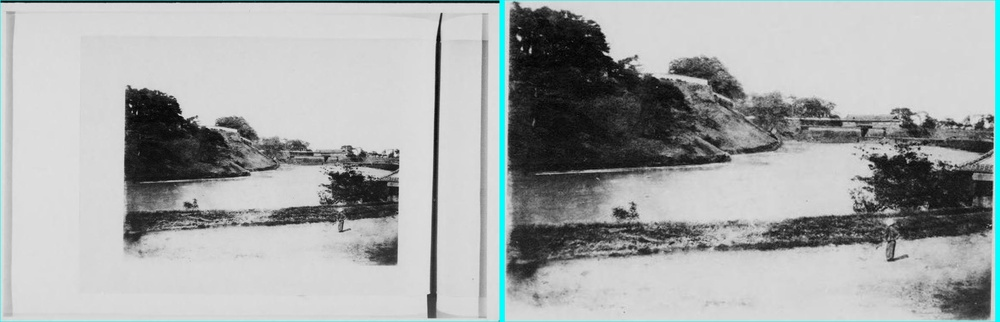
#> input picture img/example1.jpg, 1000 x 322 px, shrunk from 1870 x 602 before the run; its folder holds only this picture in this run
$ python -i ndl-crop.py   (imports and definitions only)
#> lines starting #> are read from the running program, lines starting #| are printed output that depends on the picture; after the words box and inside, x2 and y2 are one past the last pixel; in counts of white or black regions, pixels touching at a corner belong together
#!/usr/bin/env python3
import os
import cv2
from argh import ArghParser, arg

frame = 0
record = False

def write_frame(img, contours=None, rect=None):
    if not record: return
    global frame
    frame += 1
    if contours:
        img = img.copy()
        cv2.drawContours(img, contours, -1, (0,255,0), 3)
    if rect:
        img = img.copy()
        cv2.rectangle(img, (rect[0], rect[1]), (rect[2], rect[3]), (255, 255, 0), 3)
    cv2.imwrite('frames/frame{:02d}.png'.format(frame), img)

def get_contours(img):
    """Threshold the image and get contours."""
    # First make the image 1-bit and get contours
    imgray = cv2.cvtColor(img, cv2.COLOR_BGR2GRAY)

    # Find the right threshold level
    tl = 100
    ret, thresh = cv2.threshold(imgray, tl, 255, 0)
    write_frame(thresh)
    while white_percent(thresh) > 0.85:
        tl += 10
        ret, thresh = cv2.threshold(imgray, tl, 255, 0)
        write_frame(thresh)

    contours, hierarchy = cv2.findContours(thresh, 1, 2)
    write_frame(img, contours=contours)

    # filter contours that are too large or small
    contours = [cc for cc in contours if contourOK(img, cc)]
    write_frame(img, contours=contours)
    return contours

def get_size(img):
    """Return the size of the image in pixels."""
    ih, iw = img.shape[:2]
    return iw * ih

def white_percent(img):
    """Return the percentage of the thresholded image that's white."""
    return cv2.countNonZero(img) / get_size(img)

def contourOK(img, cc):
    """Check if the contour is a good predictor of photo location."""
    if near_edge(img, cc): return False # shouldn't be near edges
    x, y, w, h = cv2.boundingRect(cc)
    if w < 100 or h < 100: return False # too narrow or wide is bad
    area = cv2.contourArea(cc)
    if area < (get_size(img) * 0.3): return False
    if area < 200: return False
    return True

def near_edge(img, contour):
    """Check if a contour is near the edge in the given image."""
    x, y, w, h = cv2.boundingRect(contour)
    ih, iw = img.shape[:2]
    mm = 0 # margin in pixels
    return (x < mm
            or x + w > iw - mm
            or y < mm
            or y + h > ih - mm)

def get_boundaries(img, contours):
    """Find the boundaries of the photo in the image using contours."""
    # margin is the minimum distance from the edges of the image, as a fraction
    ih, iw = img.shape[:2]
    minx = iw
    miny = ih
    maxx = 0
    maxy = 0

    for cc in contours:
        x, y, w, h = cv2.boundingRect(cc)
        if x < minx: minx = x
        if y < miny: miny = y
        if x + w > maxx: maxx = x + w
        if y + h > maxy: maxy = y + h

    write_frame(img, rect=(minx, miny, maxx, maxy))

    return (minx, miny, maxx, maxy)

def crop(img, boundaries):
    """Crop the image to the given boundaries."""
    minx, miny, maxx, maxy = boundaries
    return img[miny:maxy, minx:maxx]

def autocrop_image(input_file, output_file=None, record_process=False):
    """Autocrop the photograph from the given image."""
#> called with input_file = 'img/example1.jpg', record_process = False

    # global to track if process frames should be written
    global record
    record = record_process
    if record:
        os.makedirs('frames', exist_ok=True)

    if not output_file:
        parts = input_file.split('.')
        assert len(parts) > 1, "Can't automatically choose output name if there's no file extension!"
        output_file = '.'.join([*parts[:-1], 'cropped', parts[-1]])

    img = cv2.imread(input_file)
#> img is the input picture: shape (322, 1000, 3); mean B, G, R 170, 170, 166.7
    write_frame(img)

    contours = get_contours(img)
#> in get_contours, `imgray = cv2.cvtColor(img, cv2.COLOR_BGR2GRAY)`:
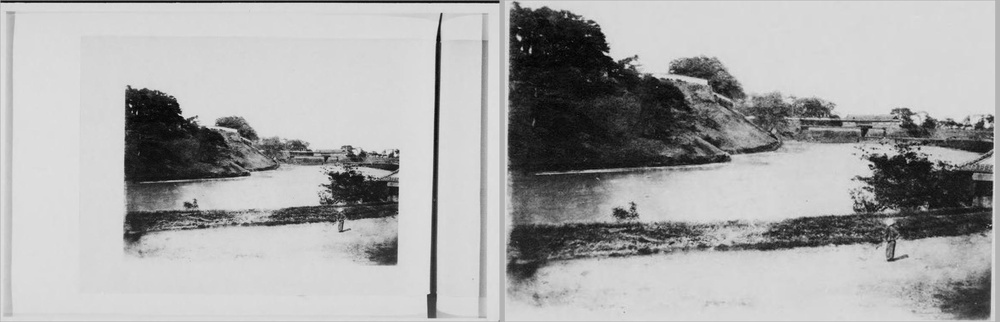
#> imgray: shape (322, 1000); min 0, max 230, mean 169
#> in get_contours, `ret, thresh = cv2.threshold(imgray, tl, 255, 0)`:
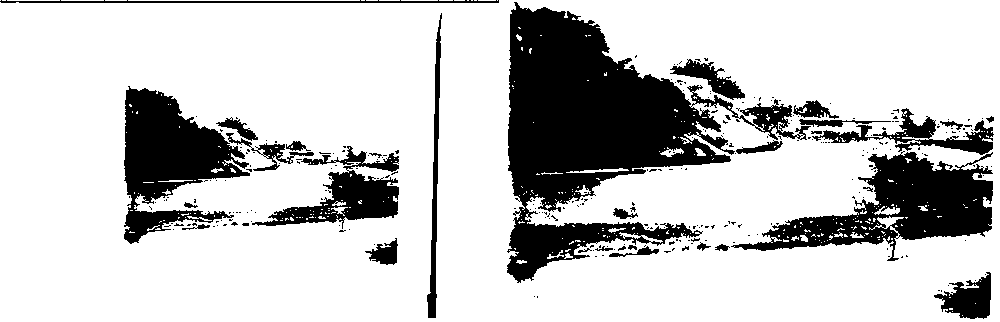
#> thresh: shape (322, 1000); 78.3% white; 274 black regions (242 under 20 px)
#> in get_contours, `ret, thresh = cv2.threshold(imgray, tl, 255, 0)`: ret = 100
#> in get_size, `ih, iw = img.shape[:2]`: ih = 322; iw = 1000
#> after the loop in get_contours, `while white_percent(thresh) > 0.85:`: tl = 100
#> in get_contours, `contours, hierarchy = cv2.findContours(thresh, 1, 2)`: contours = 758 contours, 689 with area under 20; largest, box (x1, y1, x2, y2) and area: (0, 0, 1000, 322) 319186, (506, 1, 736, 284) 32930, (730, 151, 994, 262) 12420, (123, 85, 251, 245) 10706, (251, 169, 400, 230) 4086
#> in get_contours, `contours = [cc for cc in contours if contourOK(img, cc)]`: contours = 1 contour; box (x1, y1, x2, y2) and area: (0, 0, 1000, 322) 319186
    bounds = get_boundaries(img, contours)
#> the loop in get_boundaries, `for cc in contours:` made 1 pass
#> (x, y, w, h, minx, miny, maxx, maxy) on pass 1: (0, 0, 1000, 322, 0, 0, 1000, 322)
#> after the loop in get_boundaries, `for cc in contours:`: maxx = 1000; maxy = 322; minx = 0
#> bounds = (0, 0, 1000, 322)
    cropped = crop(img, bounds)
#> in crop, `minx, miny, maxx, maxy = boundaries`: minx = 0; maxx = 1000; maxy = 322
    if get_size(cropped) < 10000:
        print("resulting image too small, skipping output")
        return # too small
    cv2.imwrite(output_file, cropped)

# [4 lines not run here, left out]

>>> result = autocrop_image('img/example1.jpg')

$ run again, on img/example2.jpg
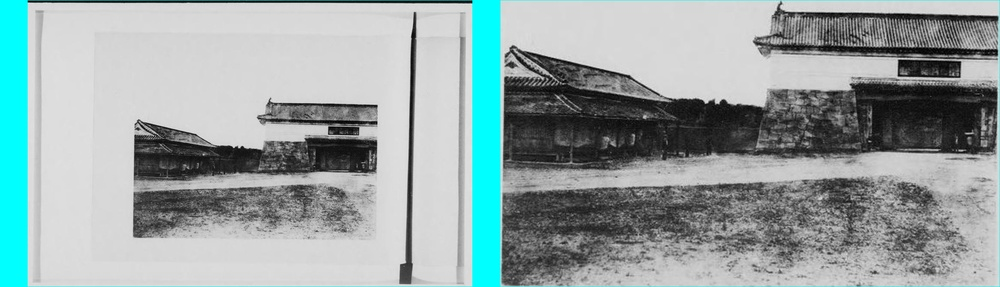
#> input picture img/example2.jpg, 1000 x 287 px, shrunk from 2098 x 602 before the run
#> in autocrop_image, img is the input picture: shape (287, 1000, 3); mean B, G, R 163.1, 163.1, 148.2
#> in get_contours, `imgray = cv2.cvtColor(img, cv2.COLOR_BGR2GRAY)`:
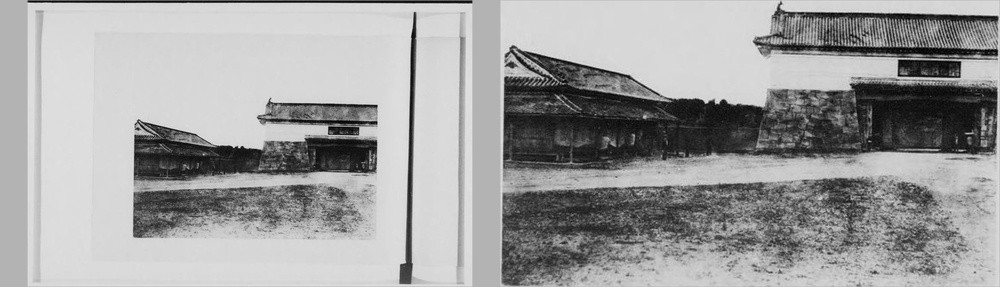
#> imgray: shape (287, 1000); min 0, max 233, mean 158.6
#> in get_contours, `ret, thresh = cv2.threshold(imgray, tl, 255, 0)`:
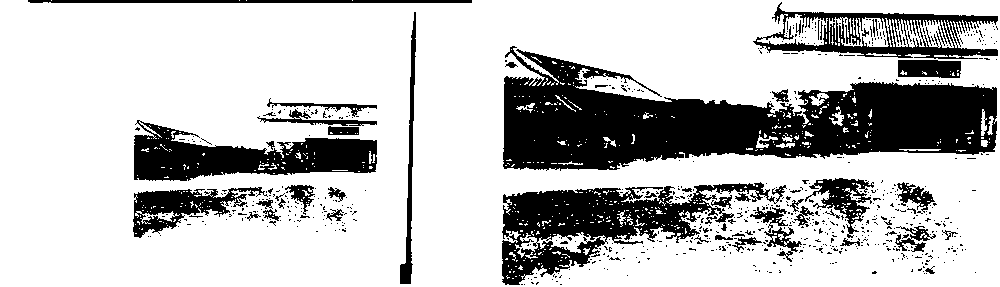
#> thresh: shape (287, 1000); 75.3% white; 708 black regions (656 under 20 px)
#> ret = 100
#> in get_size, `ih, iw = img.shape[:2]`: ih = 287; iw = 1000
#> after the loop in get_contours, `while white_percent(thresh) > 0.85:`: tl = 100
#> in get_contours, `contours, hierarchy = cv2.findContours(thresh, 1, 2)`: contours = 1613 contours, 1495 with area under 20; largest, box (x1, y1, x2, y2) and area: (0, 0, 1000, 287) 284390, (502, 45, 998, 172) 35196, (501, 181, 776, 286) 12250, (133, 119, 378, 182) 8638, (752, 1, 999, 60) 7772
#> in get_contours, `contours = [cc for cc in contours if contourOK(img, cc)]`: contours = 1 contour; box (x1, y1, x2, y2) and area: (0, 0, 1000, 287) 284390
#> the loop in get_boundaries, `for cc in contours:` made 1 pass
#> (x, y, w, h, minx, miny, maxx, maxy) on pass 1: (0, 0, 1000, 287, 0, 0, 1000, 287)
#> after the loop in get_boundaries, `for cc in contours:`: maxx = 1000; maxy = 287; minx = 0
#> bounds = (0, 0, 1000, 287)
#> in crop, `minx, miny, maxx, maxy = boundaries`: minx = 0; maxx = 1000; maxy = 287

$ run again, on img/example3.jpg
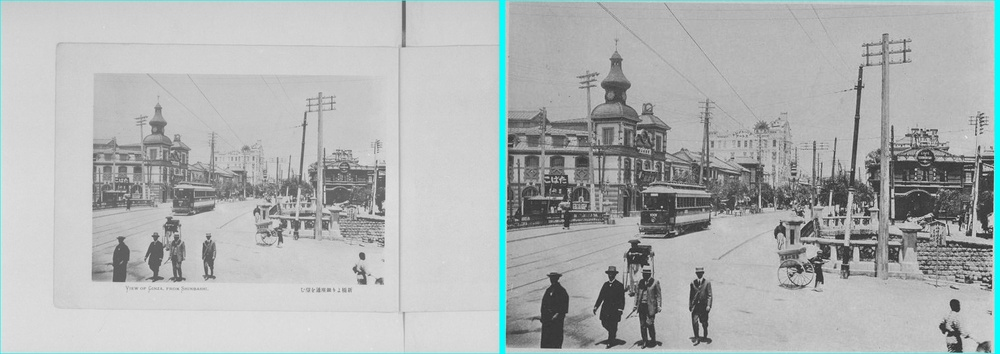
#> input picture img/example3.jpg, 1000 x 354 px, shrunk from 1702 x 602 before the run
#> in autocrop_image, img is the input picture: shape (354, 1000, 3); mean B, G, R 178.6, 178.6, 174.9
#> in get_contours, `ret, thresh = cv2.threshold(imgray, tl, 255, 0)`:
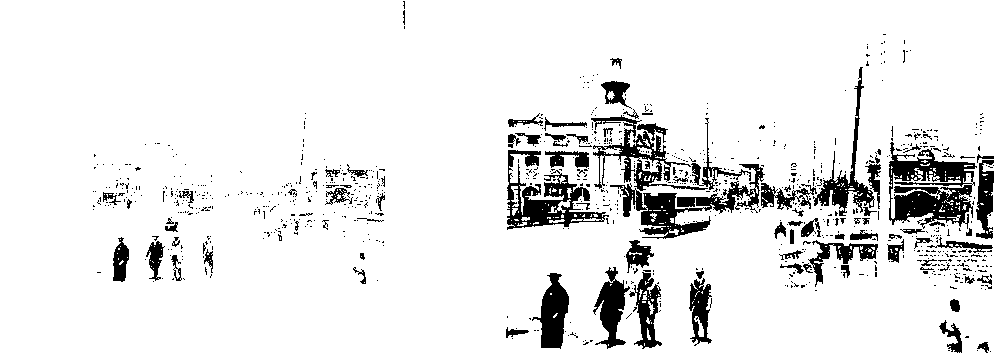
#> thresh: shape (354, 1000); 91.1% white; 894 black regions (802 under 20 px), largest, box (x1, y1, x2, y2) and area: (889, 142, 977, 229) 3959, (610, 164, 765, 239) 3209, (507, 150, 609, 230) 2880
#> in get_contours, `ret, thresh = cv2.threshold(imgray, tl, 255, 0)`: ret = 100
#> in get_size, `ih, iw = img.shape[:2]`: ih = 354; iw = 1000
#> the loop in get_contours, `while white_percent(thresh) > 0.85:` made 4 passes
#> (tl, ret) on passes 1 to 4: (110, 110), (120, 120), (130, 130), (140, 140)
#> after the loop in get_contours, `while white_percent(thresh) > 0.85:`:
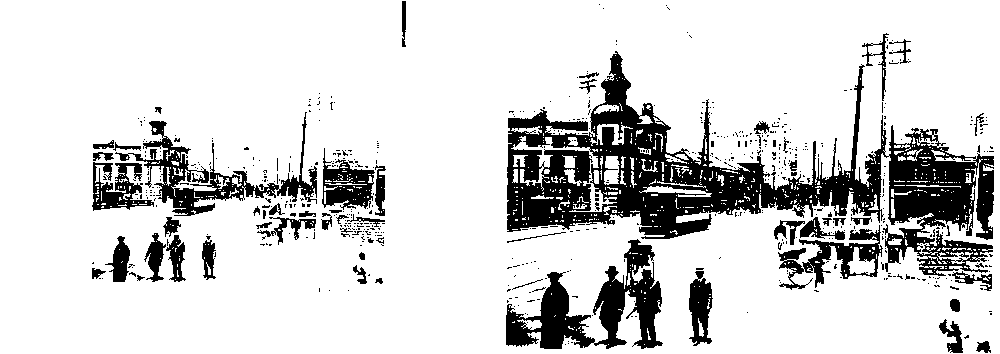
#> thresh: shape (354, 1000); 83.3% white; 615 black regions (555 under 20 px)
#> after the loop in get_contours, `while white_percent(thresh) > 0.85:`: tl = 140
#> in get_contours, `contours, hierarchy = cv2.findContours(thresh, 1, 2)`: contours = 1502 contours, 1359 with area under 20; largest, box (x1, y1, x2, y2) and area: (0, 0, 1000, 354) 352647, (506, 50, 890, 240) 30179, (884, 124, 995, 277) 11065, (592, 238, 664, 350) 4194, (127, 135, 280, 217) 4078
#> in get_contours, `contours = [cc for cc in contours if contourOK(img, cc)]`: contours = [[[0, 0], [0, 353], [999, 353], [999, 0]]]
#> the loop in get_boundaries, `for cc in contours:` made 1 pass
#> (cc, x, y, w, h, minx, miny, maxx) on pass 1: ([[0, 0], [0, 353], [999, 353], [999, 0]], 0, 0, 1000, 354, 0, 0, 1000)
#> after the loop in get_boundaries, `for cc in contours:`: maxx = 1000; maxy = 354; minx = 0
#> bounds = (0, 0, 1000, 354)
#> in crop, `minx, miny, maxx, maxy = boundaries`: minx = 0; maxx = 1000; maxy = 354

$ run again, on img/example4.jpg
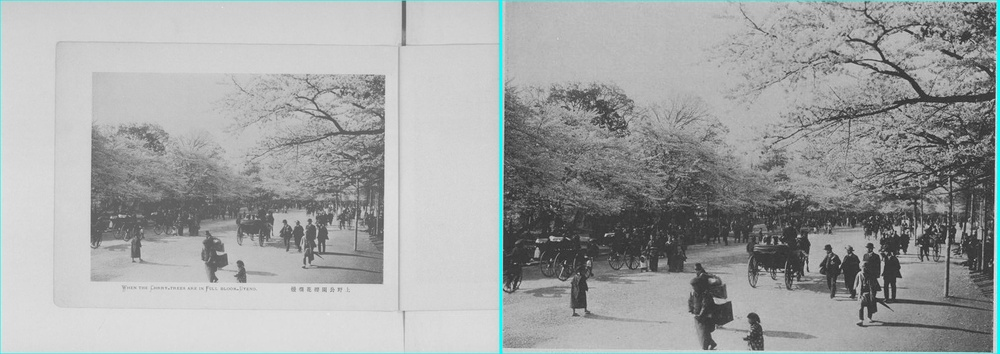
#> input picture img/example4.jpg, 1000 x 354 px, shrunk from 1702 x 602 before the run
#> in autocrop_image, img is the input picture: shape (354, 1000, 3); mean B, G, R 163.9, 163.9, 161.5
#> in get_contours, `imgray = cv2.cvtColor(img, cv2.COLOR_BGR2GRAY)`:
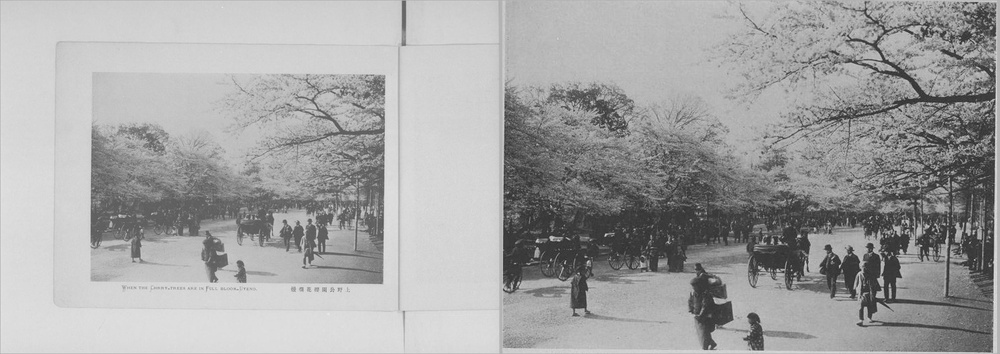
#> imgray: shape (354, 1000); min 39, max 232, mean 163.2
#> in get_contours, `ret, thresh = cv2.threshold(imgray, tl, 255, 0)`:
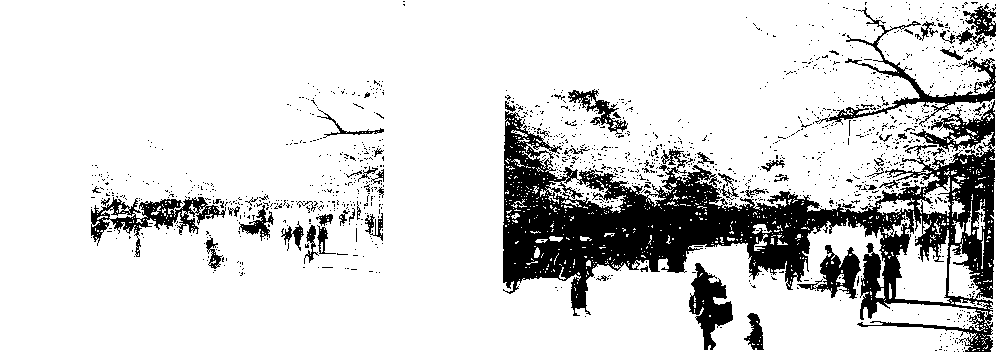
#> thresh: shape (354, 1000); 84.4% white; 1348 black regions (1285 under 20 px)
#> ret = 100
#> in get_size, `ih, iw = img.shape[:2]`: ih = 354; iw = 1000
#> after the loop in get_contours, `while white_percent(thresh) > 0.85:`: tl = 100
#> in get_contours, `contours, hierarchy = cv2.findContours(thresh, 1, 2)`: contours = 2972 contours, 2819 with area under 20; largest, box (x1, y1, x2, y2) and area: (0, 0, 1000, 354) 352647, (502, 110, 996, 353) 46151, (820, 6, 997, 123) 2757, (895, 211, 950, 303) 2563, (688, 262, 734, 351) 2040
#> in get_contours, `contours = [cc for cc in contours if contourOK(img, cc)]`: contours = [[[0, 0], [0, 353], [999, 353], [999, 0]]]
#> the loop in get_boundaries, `for cc in contours:` made 1 pass
#> (cc, x, y, w, h, minx, miny, maxx) on pass 1: ([[0, 0], [0, 353], [999, 353], [999, 0]], 0, 0, 1000, 354, 0, 0, 1000)
#> after the loop in get_boundaries, `for cc in contours:`: maxx = 1000; maxy = 354; minx = 0
#> bounds = (0, 0, 1000, 354)
#> in crop, `minx, miny, maxx, maxy = boundaries`: minx = 0; maxx = 1000; maxy = 354
